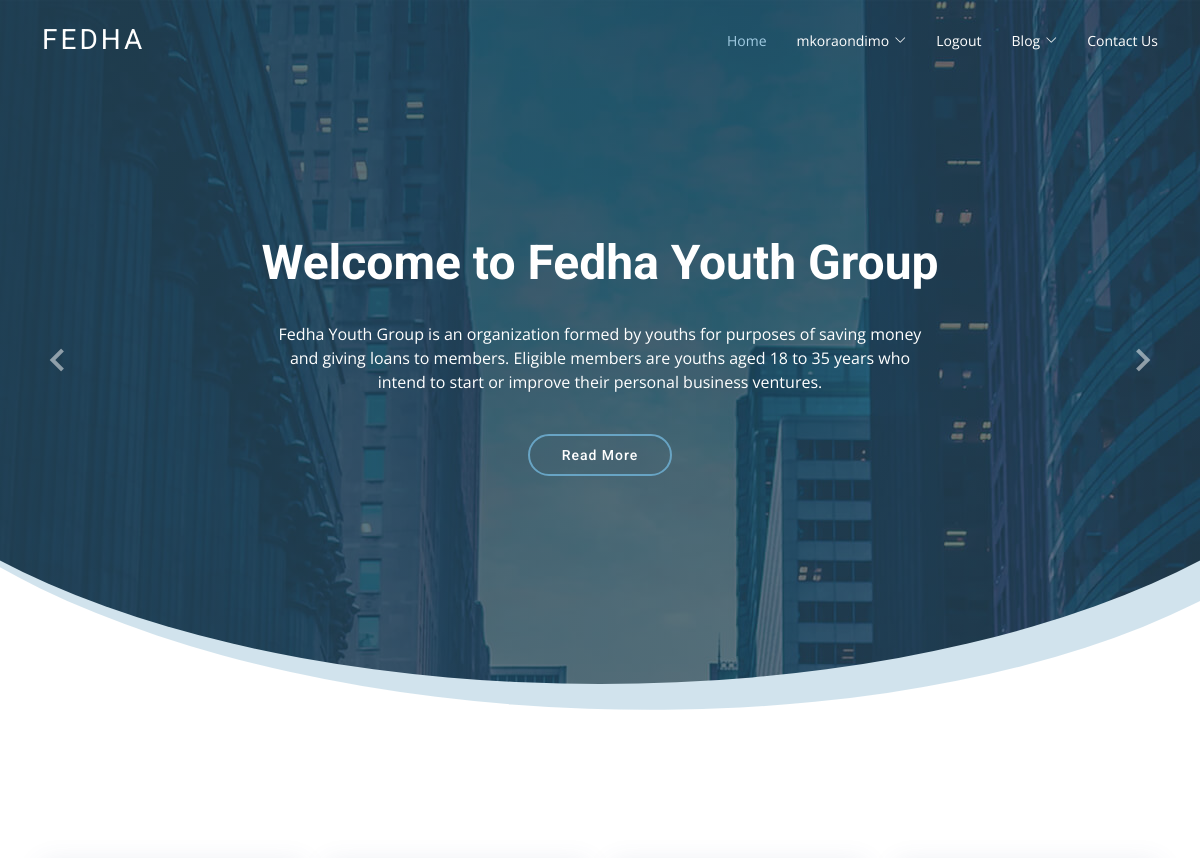
Before: / (signed in, upper part) with the older database file.
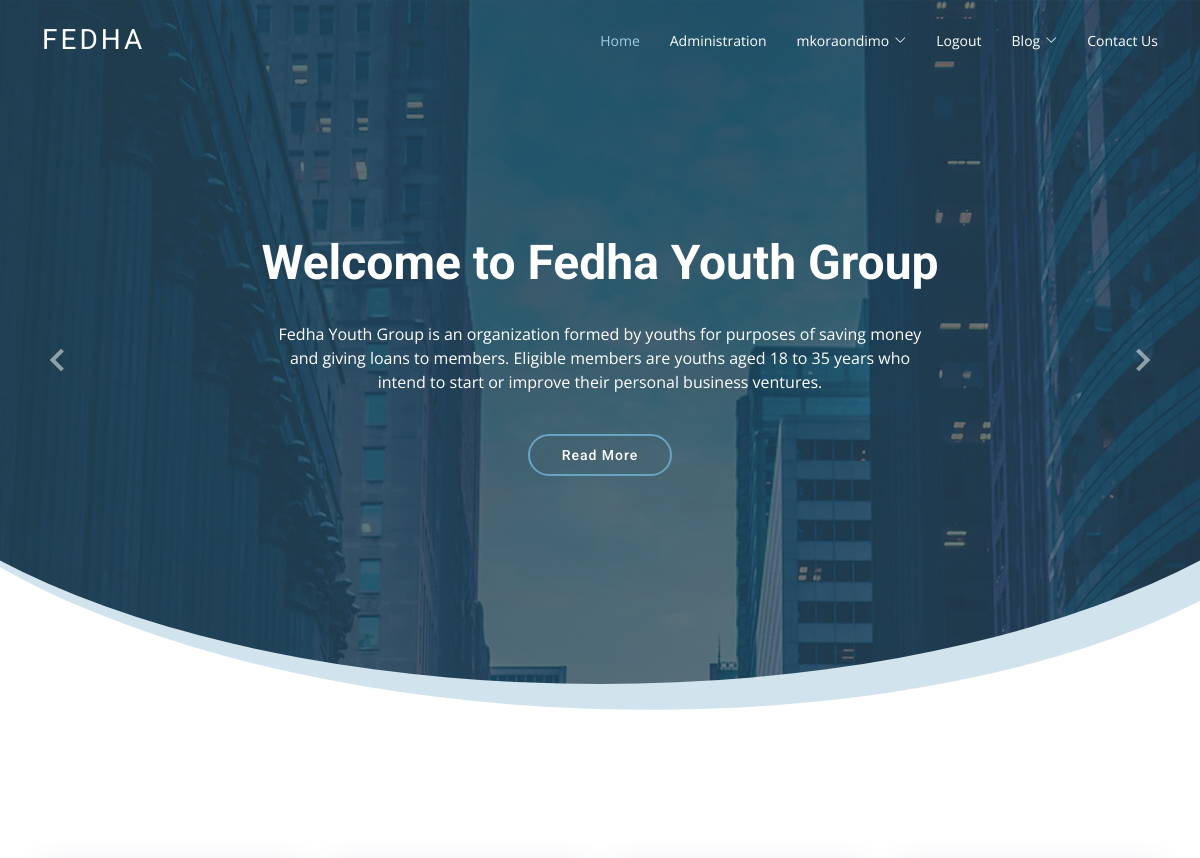
After: the same page with the newer database file.
### members/models.py (models this page shows)
class User(AbstractUser):
    pass

### core/views.py (the view)
# urls.py: path('', index, name='home-admin'),
def index(request):
    return render(request, "core/index.html")

### core/templates/core/index.html (shortened to what this page needs)
{% extends 'base.html' %}
{% load static %}
{% block content %}
  <section id="hero" class="d-flex justify-cntent-center align-items-center">
    <div id="heroCarousel" class="container carousel carousel-fade" data-bs-ride="carousel" data-bs-interval="5000">
      <div class="carousel-item active">
        <div class="carousel-container">
          <h2 class="animate__animated animate__fadeInDown">Welcome to <span>Fedha Youth Group</span></h2>
          <p class="animate__animated animate__fadeInUp">Fedha Youth Group is an organization formed by youths for purposes of saving money and giving loans to members. Eligible members are youths aged 18 to 35 years who intend to start or improve their personal business ventures.
          </p>
          <a href="" class="btn-get-started animate__animated animate__fadeInUp">Read More</a>
        </div>
      </div>
      <a class="carousel-control-prev" href="#heroCarousel" role="button" data-bs-slide="prev">
        <span class="carousel-control-prev-icon bx bx-chevron-left" aria-hidden="true"></span>
      </a>
      <a class="carousel-control-next" href="#heroCarousel" role="button" data-bs-slide="next">
        <span class="carousel-control-next-icon bx bx-chevron-right" aria-hidden="true"></span>
      </a>
    </div>
  </section>
  <main id="main">
    <section class="services">
    </section>
  </main>
{% endblock %}

### templates/base.html (shortened to what this page needs)
<!DOCTYPE html>
{% load static %}
<html lang="en">
    <head>
        <link
            href="{% static 'main/vendor/animate.css/animate.min.css' %}"
            rel="stylesheet"
            type="text/css"
        />
        <link
            href="{% static 'main/vendor/aos/aos.css' %}"
            rel="stylesheet"
            type="text/css"
        />
        <link
            href="{% static 'main/vendor/bootstrap/css/bootstrap.min.css' %}"
            rel="stylesheet"
            type="text/css"
        />
        <link
            href="{% static 'main/vendor/bootstrap-icons/bootstrap-icons.css' %}"
            rel="stylesheet"
            type="text/css"
        />
        <link
            href="{% static 'main/vendor/boxicons/css/boxicons.min.css' %}"
            rel="stylesheet"
            type="text/css"
        />
        <link
            href="{% static 'main/vendor/glightbox/css/glightbox.min.css' %}"
            rel="stylesheet"
            type="text/css"
        />
        <link
            href="{% static 'main/vendor/swiper/swiper-bundle.min.css' %}"
            rel="stylesheet"
            type="text/css"
        />
        <link
            href="{% static 'main/css/style.css' %}"
            rel="stylesheet"
            type="text/css"
        />
    </head>
    <body>
        <header
            id="header"
            class="fixed-top d-flex align-items-center header-transparent"
        >
            <div
                class="container d-flex justify-content-between align-items-center"
            >
                <div class="logo">
                    <h1 class="text-light">
                        <a href="{% url 'home' %}"><span>Fedha</span></a>
                    </h1>
                </div>
                <nav id="navbar" class="navbar">
                    <ul>
                        <li>
                            <a class="active" href="{% url 'home' %}">Home</a>
                        </li>
                        {% if user.is_superuser %}
                        <li>
                            <a href="{% url 'administration:home-admin' %}"
                                >Administration</a
                            >
                        </li>
                        {% endif %} {% if user.is_authenticated %}
                        <li class="dropdown">
                            <a href="#"
                                ><span>{{user}}</span>
                                <i class="bi bi-chevron-down"></i
                            ></a>
                        </li>
                        {% endif %} {% if user.is_authenticated %}
                        <li><a href="{% url 'account_logout' %}">Logout</a></li>
                        {% else %}
                        <li><a href="#in_touch">About</a></li>
                        <li><a href="{% url 'account_signup' %}">Signup</a></li>
                        <li><a href="{% url 'account_login' %}">Login</a></li>
                        {% endif %}
                        <li class="dropdown">
                            <a href="#"
                                ><span>Blog</span>
                                <i class="bi bi-chevron-down"></i
                            ></a>
                        </li>
                        <li><a href="contact.html">Contact Us</a></li>
                    </ul>
                </nav>
            </div>
        </header>
        {% block content %} {% endblock content %}
    </body>
</html>

### static/main/css/style.css (style rules this page uses)
body { font-family: "Open Sans", sans-serif; color: #444; }
a { color: #4fa6d5; text-decoration: none; }
h1, h2, h3, h4, h5, h6, .font-primary { font-family: "Roboto", sans-serif; }
#header { height: 80px; transition: all 0.5s; z-index: 997; transition: all 0.5s; background: #1e4356; }
#header.header-transparent { background: none; }
#header .logo h1 { font-size: 28px; margin: 0; padding: 4px 0; line-height: 1; font-weight: 400; letter-spacing: 3px; text-transform: uppercase; }
#header .logo h1 a, #header .logo h1 a:hover { color: #fff; text-decoration: none; }
#main { margin-top: 80px; }
.navbar { padding: 0; }
.navbar ul { margin: 0; padding: 0; display: flex; list-style: none; align-items: center; }
.navbar li { position: relative; }
.navbar a, .navbar a:focus { display: flex; align-items: center; justify-content: space-between; padding: 10px 0 10px 30px; font-family: "Open Sans", sans-serif; font-size: 14px; color: #fff; white-space: nowrap; transition: 0.3s; }
.navbar a i, .navbar a:focus i { font-size: 12px; line-height: 0; margin-left: 5px; }
.navbar a:hover, .navbar .active, .navbar .active:focus, .navbar li:hover > a { color: #a2cce3; }
#hero { width: 100%; height: 90vh; overflow: hidden; position: relative; }
#hero::after { content: ""; position: absolute; left: 50%; top: 0; width: 130%; height: 95%; background: linear-gradient(to right, rgba(30, 67, 86, 0.8), rgba(30, 67, 86, 0.6)), url("../img/hero-bg.jpg") center top no-repeat; z-index: 0; border-radius: 0 0 50% 50%; transform: translateX(-50%) rotate(0deg); }
#hero::before { content: ""; position: absolute; left: 50%; top: 0; width: 130%; height: 96%; background: #68A4C4; opacity: 0.3; z-index: 0; border-radius: 0 0 50% 50%; transform: translateX(-50%) translateY(18px) rotate(2deg); }
#hero .carousel-container { display: flex; justify-content: center; align-items: center; flex-direction: column; text-align: center; bottom: 0; top: 0; left: 0; right: 0; }
#hero h2 { color: #fff; margin-bottom: 30px; font-size: 48px; font-weight: 700; }
#hero p { width: 80%; -webkit-animation-delay: 0.4s; animation-delay: 0.4s; margin: 0 auto 30px auto; color: #fff; }
#hero .carousel-control-prev, #hero .carousel-control-next { width: 10%; }
#hero .carousel-control-next-icon, #hero .carousel-control-prev-icon { background: none; font-size: 48px; line-height: 1; width: auto; height: auto; }
#hero .btn-get-started { font-family: "Roboto", sans-serif; font-weight: 500; font-size: 14px; letter-spacing: 1px; display: inline-block; padding: 12px 32px; border-radius: 50px; transition: 0.5s; line-height: 1; margin: 10px; color: #fff; -webkit-animation-delay: 0.8s; animation-delay: 0.8s; border: 2px solid #68A4C4; }
@media (min-width: 1024px) { #hero p { width: 60%; } }
@media (min-width: 1024px) { #hero .carousel-control-prev, #hero .carousel-control-next { width: 5%; } }
section { padding: 60px 0; }
.services { padding-bottom: 20px; }

Changed rows visible on the page:
changed User "mkoraondimo": is_superuser False → True (drawn)
Other visible differences:
text now shown: "Administration"
